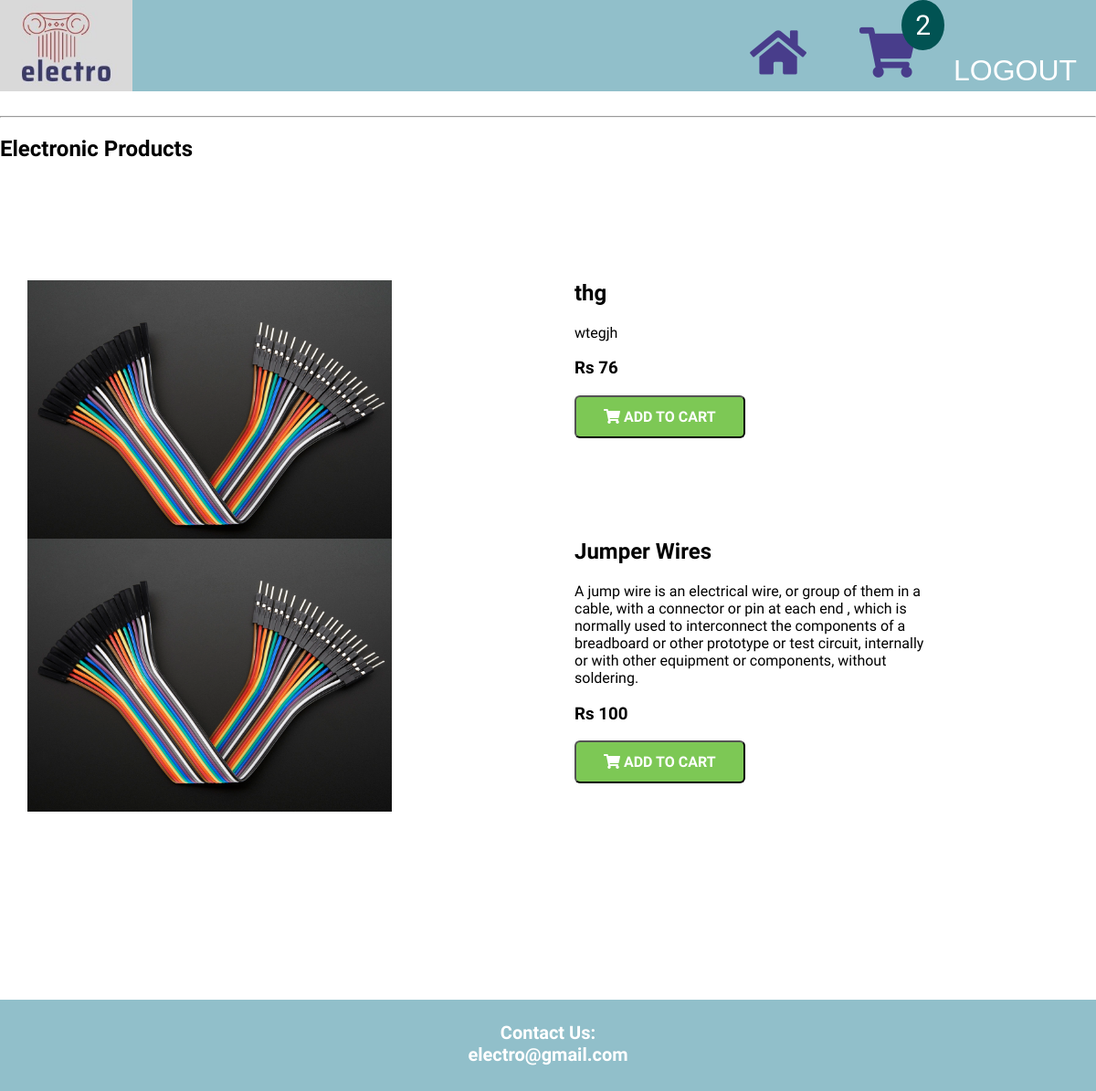
The app's page /wires.php with its own data.
### tables this page shows
CREATE TABLE `wires` (
  `wire_id` int(10) NOT NULL,
  `w_cat_id` int(10) NOT NULL,
  `cat_id` int(10) NOT NULL,
  `date` timestamp(6) NOT NULL DEFAULT current_timestamp(6) ON UPDATE current_timestamp(6),
  `w_title` text NOT NULL,
  `w_img1` text NOT NULL,
  `w_price` int(200) NOT NULL,
  `w_keyword` text NOT NULL,
  `w_desc` text NOT NULL
);

### includes/wirefunc.php (the view)
<?php
$db = mysqli_connect("localhost","root","","ecom_store");
function getPro()
{
    global $db;
    $get_products = "select * from wires order by 1 DESC LIMIT 0,8";
    $run_products = mysqli_query($db,$get_products);
    while($row_products=mysqli_fetch_array($run_products))
    {
        $pro_id = $row_products['wire_id'];
        $pro_title = $row_products['w_title'];
        $pro_price = $row_products['w_price'];
        $pro_img1 = $row_products['w_img1'];
        $pro_desc = $row_products['w_desc'];
       { echo
        "<main class='container'>
         <div class='left-column'>
                <a href='details.php?pro_id=$pro_id'>
                    <img class='img-responsive' src='product_image/$pro_img1'>
                </a>
         </div>
         <div class='right-column'>
                <div class='text'>
                <h2>$pro_title</h2>
                $pro_desc<br>
                  <h3>  Rs $pro_price<br></h3>
                  <button type=submit class=cart-btn name=w$pro_id ><i class='fa fa-shopping-cart' ></i> <b>ADD TO CART</b></button>
                   <br>
                </div>
        </div>
        </main>";}
    }
}
?>

### web7.css (style rules this page uses)
body { padding:0; margin: 0; min-height: 100%; }

### styles.css (style rules this page uses)
* { box-sizing: border-box; font-family: Raleway; }
html, body { margin: 0; padding: 0; min-height: 100%; }
.container { max-width: 900px; margin: 0 auto; padding: 0 1.5em; }

### wires.php (style rules this page uses)
html, body { height: 100%; width: 100%; margin: 0; font-family: 'Roboto', sans-serif; }
.container { max-width: 1200px; margin: 0 auto; padding: 15px; display: flex; }
.left-column img { width: 100%; position: absolute; right:200px; top:80px; }
.left-column { margin-left:200px; width: 35%; position: relative; }
.right-column { width: 35%; margin-top: 60px; }
.cart-btn { display: inline-block; background-color: #7DC855; border-radius: 6px; font-size: 16px; color: #FFFFFF; text-decoration: none; padding: 12px 30px; transition: all .5s; }

### records on screen
wires: w_img1 (picture), w_title "thg", w_desc "wtegjh", w_price "76"
wires: w_img1 (picture), w_title "Jumper Wires", w_desc "A jump wire is an electrical wire, or group of them in a cable, with a connector or pin at each end , which is normally used to interconnect the components of a breadboard or other prototype or test circuit, internally or with other equipment or components, without soldering.", w_price "100"

### other values on screen
$count["COUNT(P_ID)"] "2"
